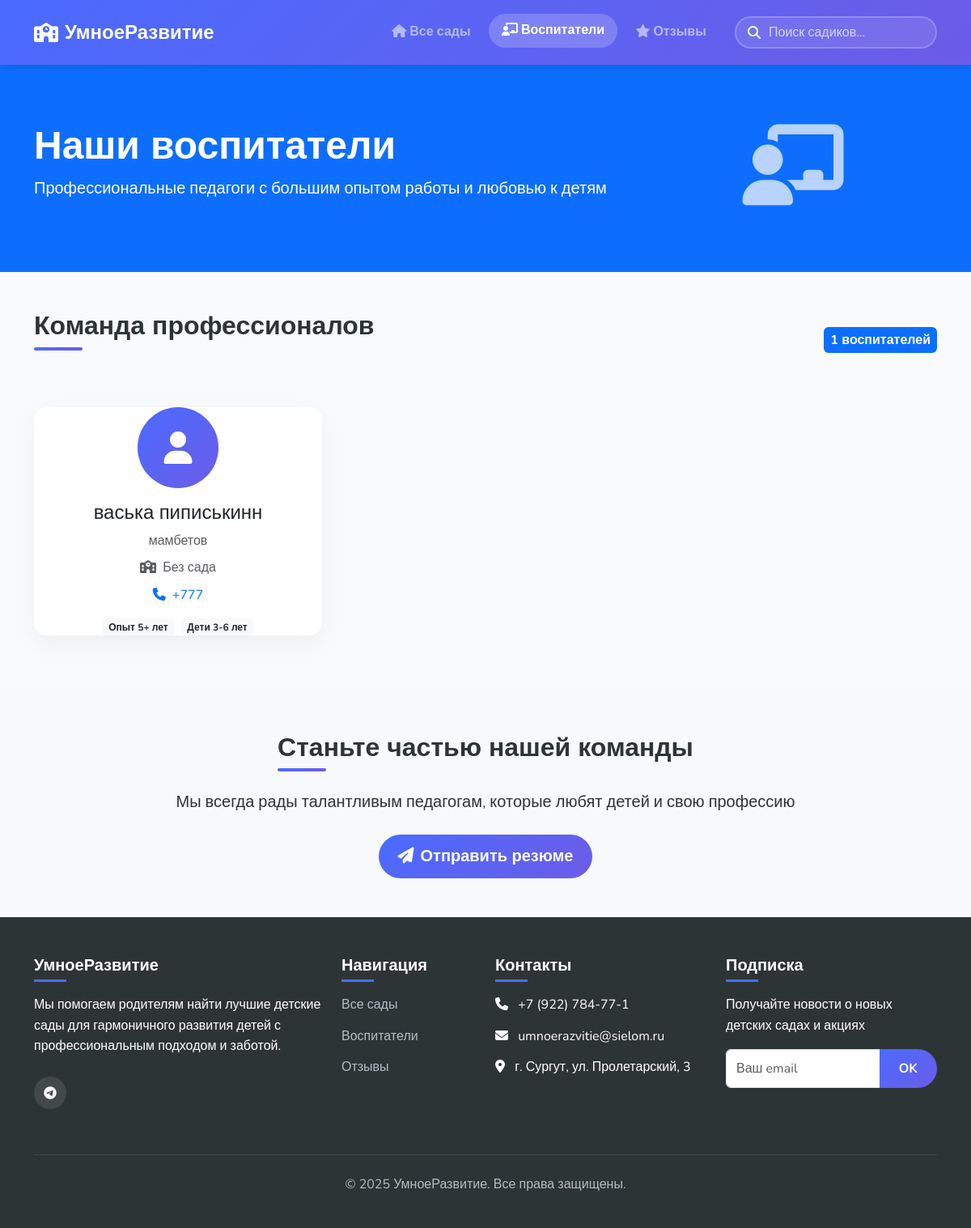
Screenshot of /teachers/ with the database file from the repository.
### app/models.py (models this page shows, shortened)
class Teacher(models.Model):
    QUALIFICATION_CHOICES = [
        ('высшая', 'Высшая категория'),
        ('первая', 'Первая категория'),
        ('вторая', 'Вторая категория'),
        ('без', 'Без категории'),
        ('молодой', 'Молодой специалист'),
    ]
    first_name = models.CharField(max_length=100, verbose_name='Имя')
    last_name = models.CharField(max_length=100, verbose_name='Фамилия')
    phone_number = models.CharField(max_length=20, verbose_name='Телефон')
    qualification = models.CharField(max_length=50, choices=QUALIFICATION_CHOICES, verbose_name='Квалификация')
    experience_years = models.IntegerField(default=0, verbose_name='Стаж (лет)')
    class Meta:
        ordering = ['last_name', 'first_name']
        verbose_name = 'Воспитатель'
        verbose_name_plural = 'Воспитатели'

### app/views.py (the view)
# urls.py: path('teachers/', views.teacher_list, name='teacher_list'),
def teacher_list(request):
    teachers = Teacher.objects.all()
    kindergarten_id = request.GET.get('kindergarten')
    if kindergarten_id:
        teachers = teachers.filter(kindergartenteacher__kindergarten_id=kindergarten_id)
    kindergartens = Kindergarten.objects.all()
    paginator = Paginator(teachers, 12)
    page_number = request.GET.get('page')
    page_obj = paginator.get_page(page_number)
    context = {
        'teachers': page_obj,
        'kindergartens': kindergartens,
        'is_paginated': paginator.num_pages > 1,
    }
    return render(request, 'teacher_list.html', context)

### app/templates/teacher_list.html (shortened to what this page needs)
{% extends 'base.html' %}
{% block content %}
<section class="py-5 bg-primary text-white">
    <div class="container">
        <div class="row align-items-center">
            <div class="col-md-8">
                <h1 class="display-5 fw-bold">Наши воспитатели</h1>
                <p class="lead">Профессиональные педагоги с большим опытом работы и любовью к детям</p>
            </div>
            <div class="col-md-4 text-center">
                <div style="font-size: 100px; opacity: 0.7;">
                    <i class="fas fa-chalkboard-teacher"></i>
                </div>
            </div>
        </div>
    </div>
</section>
<section class="py-5">
    <div class="container">
        <div class="d-flex justify-content-between align-items-center mb-5">
            <h2 class="section-title">Команда профессионалов</h2>
            <span class="badge bg-primary fs-6 p-2">{{ teachers|length }} воспитателей</span>
        </div>
        {% if teachers %}
        <div class="row">
            {% for teacher in teachers %}
            <div class="col-lg-4 col-md-6 mb-4">
                <div class="card teacher-card h-100 text-center">
                    <div class="teacher-avatar-placeholder bg-primary text-white rounded-circle d-flex align-items-center justify-content-center mx-auto mb-3" style="width: 100px; height: 100px; font-size: 2.5rem;">
                        <i class="fas fa-user"></i>
                    </div>
                    <h4>{{ teacher.first_name }} {{ teacher.last_name }}</h4>
                    <p class="text-muted mb-2">{{ teacher.qualification }}</p>
                    {% if teacher.kindergarten %}
                    <p class="mb-2">
                        <i class="fas fa-school text-primary me-1"></i>
                        {{ teacher.kindergarten.name }}
                    </p>
                    {% else %}
                    <p class="mb-2 text-muted">
                        <i class="fas fa-school me-1"></i>
                        Без сада
                    </p>
                    {% endif %}
                    {% if teacher.phone_number %}
                    <p class="mb-3">
                        <i class="fas fa-phone text-primary me-1"></i>
                        <a href="tel:{{ teacher.phone_number }}" class="text-decoration-none">{{ teacher.phone_number }}</a>
                    </p>
                    {% endif %}
                    <div class="mt-auto">
                        <div class="d-flex justify-content-center gap-2">
                            <span class="badge bg-light text-dark">Опыт 5+ лет</span>
                            <span class="badge bg-light text-dark">Дети 3-6 лет</span>
                        </div>
                    </div>
                </div>
            </div>
            {% endfor %}
        </div>
        {% endif %}
    </div>
</section>
<section class="py-5 bg-light">
    <div class="container text-center">
        <h2 class="section-title">Станьте частью нашей команды</h2>
        <p class="lead mb-4">Мы всегда рады талантливым педагогам, которые любят детей и свою профессию</p>
        <button class="btn btn-primary btn-lg px-4">
            <i class="fas fa-paper-plane me-2"></i>Отправить резюме
        </button>
    </div>
</section>
{% endblock %}

### app/templates/base.html (style rules this page uses)
:root { --primary: #4a6bff; --primary-dark: #3a56d4; --secondary: #ff7b4a; --accent: #6c5ce7; --light: #f8f9fa; --dark: #2d3436; --success: #00b894; --warning: #fdcb6e; --gradient: linear-gradient(135deg, var(--primary), var(--accent)); }
* { margin: 0; padding: 0; box-sizing: border-box; }
body { font-family: 'Nunito', sans-serif; background-color: #f9fafb; color: var(--dark); line-height: 1.6; display: flex; flex-direction: column; min-height: 100vh; }
.btn-primary { background: var(--gradient); border: none; border-radius: 50px; padding: 0.75rem 1.5rem; font-weight: 700; transition: all 0.3s ease; }
.section-title { font-weight: 800; color: var(--dark); margin-bottom: 2rem; position: relative; display: inline-block; }
.section-title::after { content: ''; position: absolute; bottom: -10px; left: 0; width: 60px; height: 4px; background: var(--gradient); border-radius: 2px; }
.card { border: none; border-radius: 16px; box-shadow: 0 10px 30px rgba(0, 0, 0, 0.05); transition: all 0.3s ease; overflow: hidden; }
.teacher-avatar-placeholder { width: 100px; height: 100px; background: var(--gradient); color: white; border-radius: 50%; display: flex; align-items: center; justify-content: center; font-size: 2.5rem; margin: 0 auto; }

### rows the page displays
Teacher: first_name "васька", last_name "пиписькинн", qualification "мамбетов", phone_number "+777"

### other values shown
{{ teachers|length }} "1"
